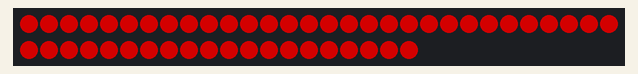
Recording of a sketch running on a simulated Arduino Uno, built with avr-gcc and run on an emulated ATmega328P. On the bench: 50 RGB LEDs in strip order, left to right, continuing on the next row. Dim RGB values are drawn brighter than linear.

Above: at 0.46 s.
At 8.65 s:
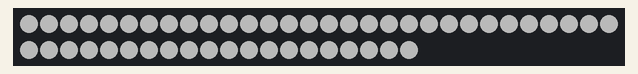
At 14.12 s:
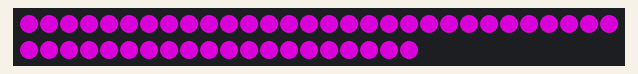
At 19.89 s:
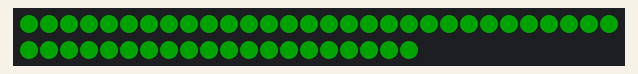
At 29.61 s:
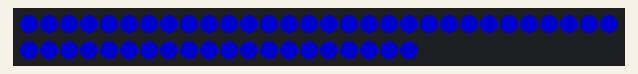
At 39.63 s:
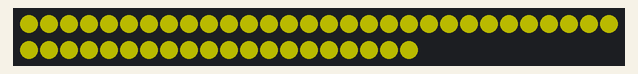

The sketch:

ws2811test1.ino
```cpp
#include <FastLED.h>

#define NUM_LEDS 50
#define DATA_PIN 5

CRGB leds[NUM_LEDS];

void setup() {
      FastLED.addLeds<WS2811, DATA_PIN, RGB>(leds, NUM_LEDS);
}

void show(int r, int g, int b) {
  for (int i = 0; i < 255; i += 5) {
    for (int j = 0; j < NUM_LEDS; j++) {
      leds[j].r = r ? i : 0;
      leds[j].g = g ? i : 0;
      leds[j].b = b ? i : 0;
    }
    FastLED.show();
    delay(10);
  }
  for (int i = 255; i > 0; i -= 5) {
    for (int j = 0; j < NUM_LEDS; j++) {
      leds[j].r = r ? i : 0;
      leds[j].g = g ? i : 0;
      leds[j].b = b ? i : 0;
    }
    FastLED.show();
    delay(10);
  }
}
void loop() {
  show(1, 0, 0);
  show(0, 1, 0);
  show(0, 0, 1);
  show(1, 1, 0);
  show(1, 0, 1);
  show(0, 1, 1);
  show(1, 1, 1);
}
```
